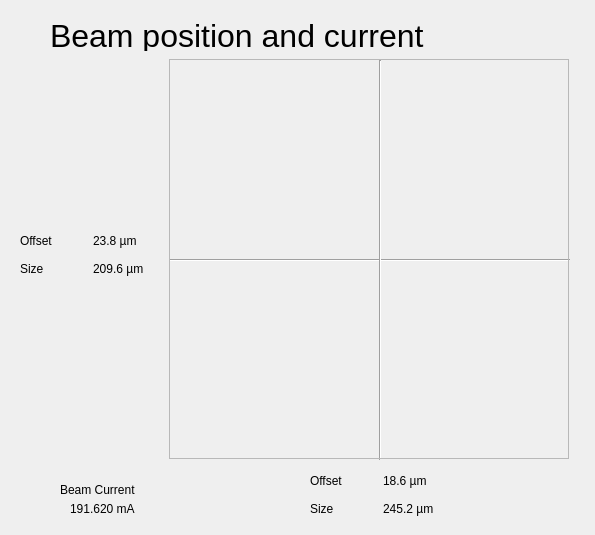
<?xml version="1.0" encoding="UTF-8"?>
<ui version="4.0">
 <class>Dialog</class>
 <widget class="QDialog" name="Dialog">
  <property name="geometry">
   <rect>
    <x>0</x>
    <y>0</y>
    <width>595</width>
    <height>535</height>
   </rect>
  </property>
  <property name="windowTitle">
   <string>Dialog</string>
  </property>
  <widget class="Line" name="line">
   <property name="geometry">
    <rect>
     <x>170</x>
     <y>250</y>
     <width>400</width>
     <height>20</height>
    </rect>
   </property>
   <property name="orientation">
    <enum>Qt::Horizontal</enum>
   </property>
  </widget>
  <widget class="Line" name="line_2">
   <property name="geometry">
    <rect>
     <x>370</x>
     <y>60</y>
     <width>20</width>
     <height>400</height>
    </rect>
   </property>
   <property name="orientation">
    <enum>Qt::Vertical</enum>
   </property>
  </widget>
  <widget class="QFrame" name="frame">
   <property name="geometry">
    <rect>
     <x>169</x>
     <y>59</y>
     <width>400</width>
     <height>400</height>
    </rect>
   </property>
   <property name="frameShape">
    <enum>QFrame::StyledPanel</enum>
   </property>
   <property name="frameShadow">
    <enum>QFrame::Raised</enum>
   </property>
   <widget class="QCaShapePlugin" name="qcashapeplugin">
    <property name="geometry">
     <rect>
      <x>0</x>
      <y>0</y>
      <width>400</width>
      <height>400</height>
     </rect>
    </property>
    <property name="variable1" stdset="0">
     <string>SR10BM02IMG01:X_SIZE_MONITOR</string>
    </property>
    <property name="variable2" stdset="0">
     <string>SR10BM02IMG01:Y_SIZE_MONITOR</string>
    </property>
    <property name="variable3" stdset="0">
     <string>SR10BM02IMG01:X_OFFSET_MONITOR</string>
    </property>
    <property name="variable4" stdset="0">
     <string>SR10BM02IMG01:Y_OFFSET_MONITOR</string>
    </property>
    <property name="variable5" stdset="0">
     <string>SR11BCM01:CURRENT_MONITOR</string>
    </property>
    <property name="scale1" stdset="0">
     <double>0.002000000000000</double>
    </property>
    <property name="scale2" stdset="0">
     <double>0.002000000000000</double>
    </property>
    <property name="scale3" stdset="0">
     <double>1.000000000000000</double>
    </property>
    <property name="scale4" stdset="0">
     <double>-1.000000000000000</double>
    </property>
    <property name="scale5" stdset="0">
     <double>1.000000000000000</double>
    </property>
    <property name="offset3" stdset="0">
     <double>0.000000000000000</double>
    </property>
    <property name="offset4" stdset="0">
     <double>0.000000000000000</double>
    </property>
    <property name="shape" stdset="0">
     <enum>QCaShapePlugin::Ellipse</enum>
    </property>
    <property name="originTranslation" stdset="0">
     <point>
      <x>-200</x>
      <y>-200</y>
     </point>
    </property>
    <property name="point1" stdset="0">
     <point>
      <x>-200</x>
      <y>-200</y>
     </point>
    </property>
    <property name="point2" stdset="0">
     <point>
      <x>400</x>
      <y>400</y>
     </point>
    </property>
    <property name="color1" stdset="0">
     <color>
      <red>255</red>
      <green>114</green>
      <blue>135</blue>
     </color>
    </property>
   </widget>
  </widget>
  <widget class="QLabel" name="label_5">
   <property name="geometry">
    <rect>
     <x>60</x>
     <y>480</y>
     <width>111</width>
     <height>20</height>
    </rect>
   </property>
   <property name="text">
    <string>Beam Current</string>
   </property>
  </widget>
  <widget class="QCaLabelPlugin" name="qcalabelplugin_5">
   <property name="geometry">
    <rect>
     <x>70</x>
     <y>500</y>
     <width>81</width>
     <height>18</height>
    </rect>
   </property>
   <property name="text">
    <string>191.620 mA</string>
   </property>
   <property name="variable" stdset="0">
    <string>SR11BCM01:CURRENT_MONITOR</string>
   </property>
  </widget>
  <widget class="QWidget" name="verticalLayoutWidget">
   <property name="geometry">
    <rect>
     <x>310</x>
     <y>470</y>
     <width>140</width>
     <height>50</height>
    </rect>
   </property>
   <layout class="QVBoxLayout" name="verticalLayout">
    <item>
     <layout class="QHBoxLayout" name="horizontalLayout_2">
      <item>
       <widget class="QLabel" name="label_3">
        <property name="text">
         <string>Offset</string>
        </property>
       </widget>
      </item>
      <item>
       <widget class="QCaLabelPlugin" name="qcalabelplugin_3">
        <property name="text">
         <string>18.6 µm</string>
        </property>
        <property name="variable" stdset="0">
         <string>SR10BM02IMG01:X_OFFSET_MONITOR</string>
        </property>
       </widget>
      </item>
     </layout>
    </item>
    <item>
     <layout class="QHBoxLayout" name="horizontalLayout">
      <item>
       <widget class="QLabel" name="label">
        <property name="text">
         <string>Size</string>
        </property>
       </widget>
      </item>
      <item>
       <widget class="QCaLabelPlugin" name="qcalabelplugin">
        <property name="text">
         <string>245.2 µm</string>
        </property>
        <property name="variable" stdset="0">
         <string>SR10BM02IMG01:X_SIZE_MONITOR</string>
        </property>
       </widget>
      </item>
     </layout>
    </item>
   </layout>
  </widget>
  <widget class="QWidget" name="verticalLayoutWidget_2">
   <property name="geometry">
    <rect>
     <x>20</x>
     <y>230</y>
     <width>140</width>
     <height>50</height>
    </rect>
   </property>
   <layout class="QVBoxLayout" name="verticalLayout_2">
    <item>
     <layout class="QHBoxLayout" name="horizontalLayout_3">
      <item>
       <widget class="QLabel" name="label_11">
        <property name="text">
         <string>Offset</string>
        </property>
       </widget>
      </item>
      <item>
       <widget class="QCaLabelPlugin" name="qcalabelplugin_6">
        <property name="text">
         <string>23.8 µm</string>
        </property>
        <property name="variable" stdset="0">
         <string>SR10BM02IMG01:Y_OFFSET_MONITOR</string>
        </property>
       </widget>
      </item>
     </layout>
    </item>
    <item>
     <layout class="QHBoxLayout" name="horizontalLayout_4">
      <item>
       <widget class="QLabel" name="label_13">
        <property name="text">
         <string>Size</string>
        </property>
       </widget>
      </item>
      <item>
       <widget class="QCaLabelPlugin" name="qcalabelplugin_7">
        <property name="text">
         <string>209.6 µm</string>
        </property>
        <property name="variable" stdset="0">
         <string>SR10BM02IMG01:Y_SIZE_MONITOR</string>
        </property>
       </widget>
      </item>
     </layout>
    </item>
   </layout>
  </widget>
  <widget class="QLabel" name="label_2">
   <property name="geometry">
    <rect>
     <x>50</x>
     <y>20</y>
     <width>441</width>
     <height>31</height>
    </rect>
   </property>
   <property name="font">
    <font>
     <pointsize>24</pointsize>
    </font>
   </property>
   <property name="text">
    <string>Beam position and current</string>
   </property>
  </widget>
 </widget>
 <customwidgets>
  <customwidget>
   <class>QCaLabelPlugin</class>
   <extends>QLabel</extends>
   <header>QCaLabelPlugin.h</header>
  </customwidget>
  <customwidget>
   <class>QCaShapePlugin</class>
   <extends>QWidget</extends>
   <header>QCaShapePlugin.h</header>
  </customwidget>
 </customwidgets>
 <resources/>
 <connections/>
</ui>
